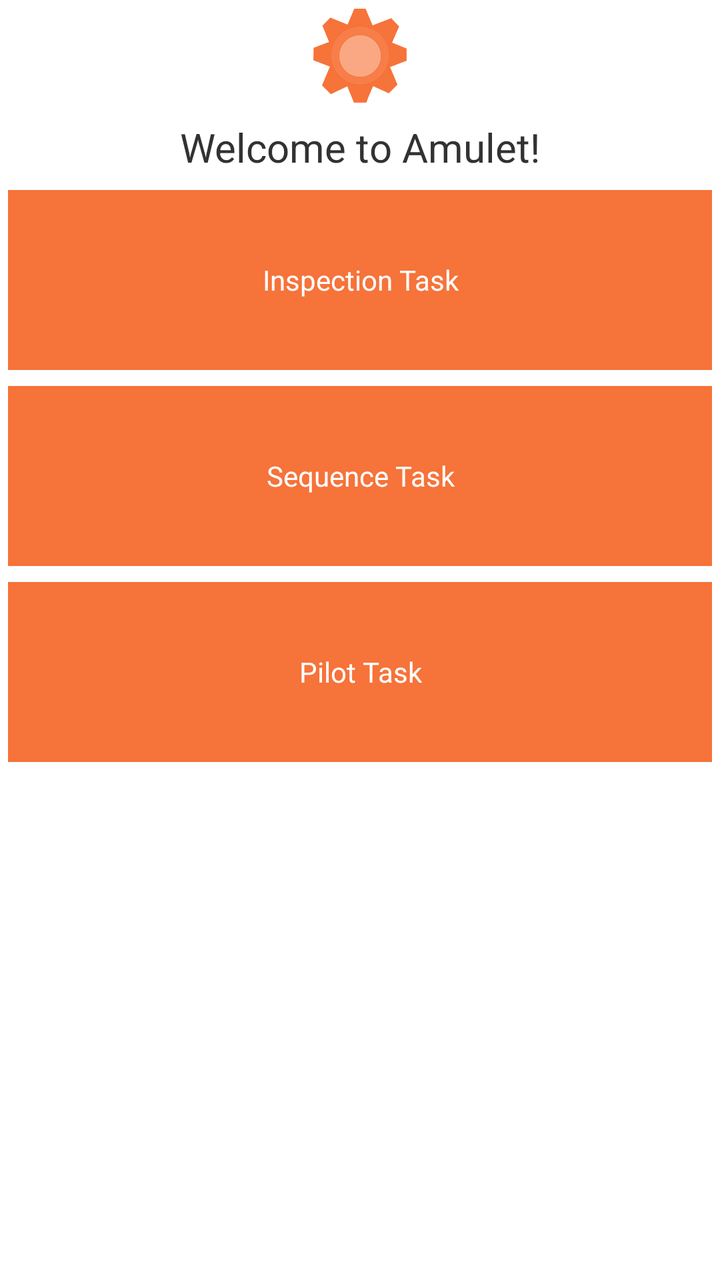
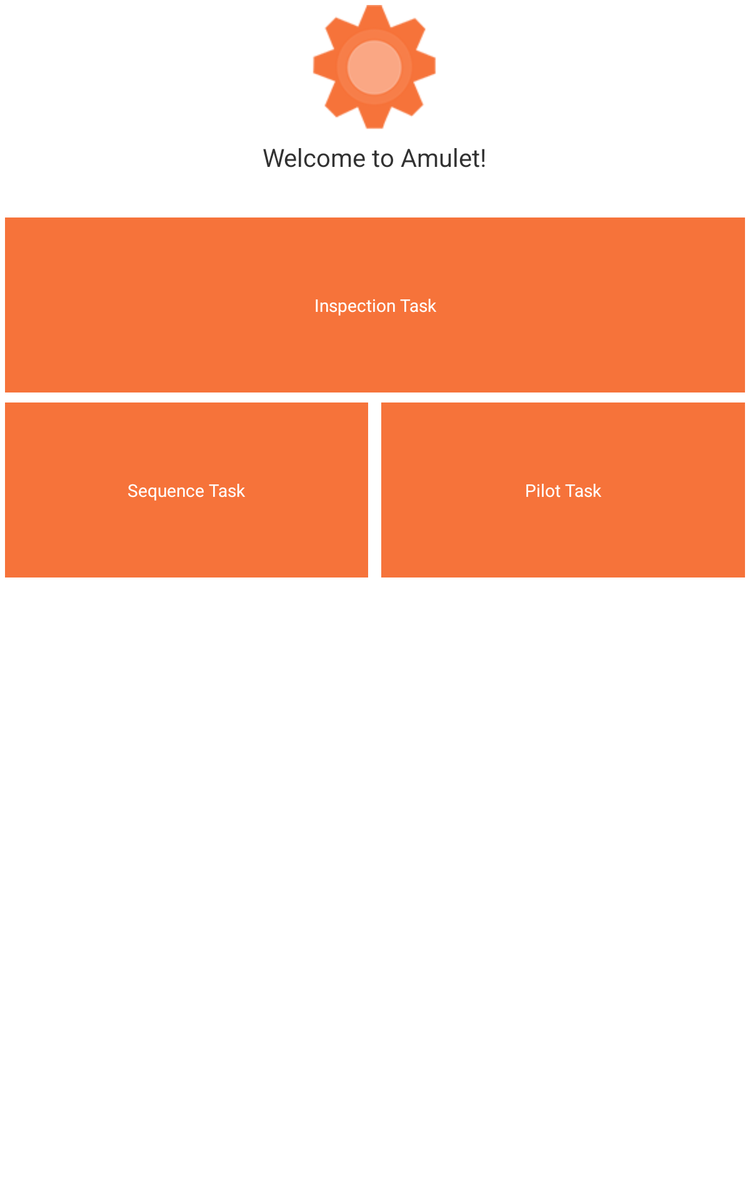

An Android layout and its configuration variant, each rendered on a device that would load it. The default file and the variant file are quoted in full after the pictures.
<!-- AndroidManifest.xml: application theme AppTheme -->
<!-- res/layout/fragment_home.xml -->
<?xml version="1.0" encoding="utf-8"?>
<LinearLayout xmlns:android="http://schemas.android.com/apk/res/android"
    android:layout_width="match_parent"
    android:layout_height="match_parent"
    android:orientation="vertical" >

    <GridLayout
        android:layout_width="match_parent"
        android:layout_height="wrap_content"
        android:orientation="vertical"
        android:rowCount="2"
        android:useDefaultMargins="true" >

        <ImageView
            android:id="@+id/imageView1"
            android:layout_gravity="center|top"
            android:layout_row="0"
            android:contentDescription="Launcher Image"
            android:src="@drawable/ic_launcher" />

        <TextView
            android:id="@+id/textView1"
            android:layout_gravity="center_horizontal|bottom"
            android:textSize="20sp"
            android:layout_row="1"
            android:text="Welcome to Amulet!" />
       
    </GridLayout>

    <ScrollView
        android:id="@+id/task_selection"
        android:layout_width="match_parent"
        android:layout_height="match_parent"
        android:orientation="vertical" >

        <GridLayout
            android:layout_width="match_parent"
            android:layout_height="wrap_content"
            android:orientation="vertical"
            android:rowCount="3"
            android:useDefaultMargins="true" >

            <Button
                android:id="@+id/inspection_task_button"
                android:layout_width="match_parent"
                android:layout_height="90dp"
                android:layout_row="0"
                android:background="#fff6733a"
                android:paddingLeft="32dp"
                android:paddingRight="32dp"
                android:text="Inspection Task"
                android:textColor="#ffffffff" />

            <Button
                android:id="@+id/sequence_task_button"
                android:layout_width="match_parent"
                android:layout_height="90dp"
                android:layout_row="1"
                android:background="#fff6733a"
                android:paddingLeft="32dp"
                android:paddingRight="32dp"
                android:text="Sequence Task"
                android:textColor="#ffffffff" />

            <Button
                android:id="@+id/pilot_task_button"
                android:layout_width="match_parent"
                android:layout_height="90dp"
                android:layout_row="2"
                android:background="#fff6733a"
                android:paddingLeft="32dp"
                android:paddingRight="32dp"
                android:text="Pilot Task"
                android:textColor="#ffffffff" />
        </GridLayout>
    </ScrollView>

</LinearLayout>
<!-- resources referenced by this layout -->
<resources>
  <!-- drawable ic_launcher: png bitmap (drawable-hdpi, 6187 bytes) -->
  <style name="AppTheme" parent="AppBaseTheme">
          
      </style>
  <style name="AppBaseTheme" parent="android:Theme.Light">
          
      </style>
</resources>
<!-- res/layout-large/fragment_home.xml (the author's variant of the layout above) -->
<!-- drawn on a 7-inch tablet held upright -->
<?xml version="1.0" encoding="utf-8"?>
<LinearLayout xmlns:android="http://schemas.android.com/apk/res/android"
    android:layout_width="match_parent"
    android:layout_height="match_parent"
    android:orientation="vertical" >

    <GridLayout
        android:layout_width="match_parent"
        android:layout_height="wrap_content"
        android:orientation="vertical"
        android:rowCount="3"
        android:useDefaultMargins="true" >

        <ImageView
            android:id="@+id/imageView1"
            android:layout_width="100dp"
            android:layout_height="100dp"
            android:layout_gravity="center|top"
            android:layout_row="0"
            android:contentDescription="Launcher Image"
            android:src="@drawable/ic_launcher" />

        <TextView
            android:id="@+id/textView1"
            android:layout_gravity="center_horizontal|bottom"
            android:textSize="20sp"
            android:layout_row="1"
            android:text="Welcome to Amulet!" />
        
        <TextView
            android:id="@+id/textView2"
            android:layout_gravity="center_horizontal|bottom"
            android:layout_row="2"/>
    </GridLayout>

    <ScrollView
        android:id="@+id/task_selection"
        android:layout_width="match_parent"
        android:layout_height="match_parent"
        android:orientation="vertical" >

        <GridLayout
            android:layout_width="match_parent"
            android:layout_height="wrap_content"
            android:columnCount="2"
            android:orientation="vertical"
            android:rowCount="2"
            android:useDefaultMargins="true" >

            <Button
                android:id="@+id/inspection_task_button"
                android:layout_width="match_parent"
                android:layout_height="140dp"
                android:layout_column="0"
                android:layout_columnSpan="2"
                android:layout_row="0"
                android:background="#fff6733a"
                android:paddingLeft="32dp"
                android:paddingRight="32dp"
                android:text="Inspection Task"
                android:textColor="#ffffffff" />

            <LinearLayout
                android:layout_width="match_parent"
                android:layout_height="wrap_content"
                android:layout_row="1" >

                <Button
                    android:id="@+id/sequence_task_button"
                    android:layout_width="0dp"
                    android:layout_height="140dp"
                    android:layout_weight="0.8"
                    android:background="#fff6733a"
                    android:paddingLeft="32dp"
                    android:paddingRight="32dp"
                    android:text="Sequence Task"
                    android:textColor="#ffffffff" />

                <Space
                    android:id="@+id/gap"
                    android:layout_width="0dp"
                    android:layout_height="140dp"
                    android:layout_weight="0.03"
                    android:paddingLeft="32dp"
                    android:paddingRight="32dp" />

                <Button
                    android:id="@+id/pilot_task_button"
                    android:layout_width="0dp"
                    android:layout_height="140dp"
                    android:layout_weight="0.8"
                    android:background="#fff6733a"
                    android:paddingLeft="32dp"
                    android:paddingRight="32dp"
                    android:text="Pilot Task"
                    android:textColor="#ffffffff" />
            </LinearLayout>
        </GridLayout>
    </ScrollView>

</LinearLayout>
